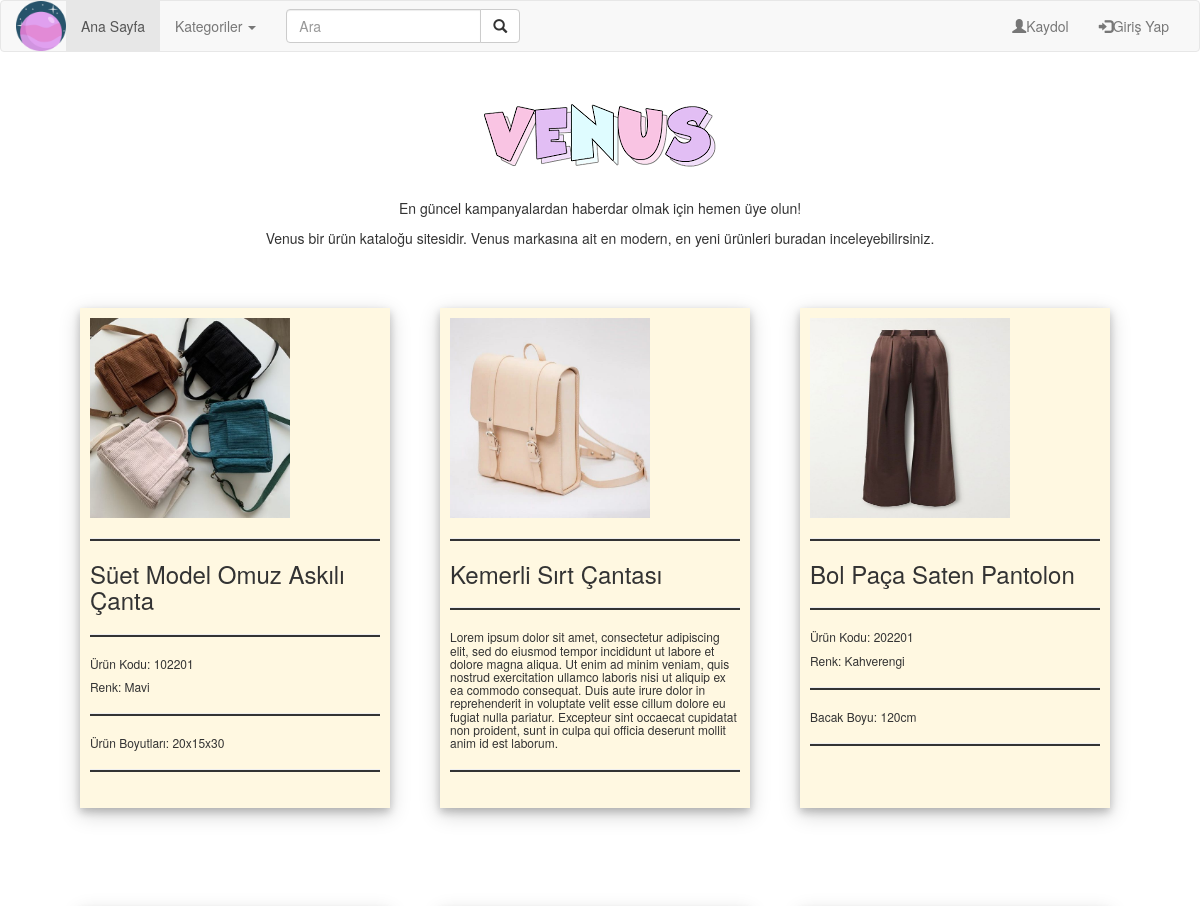
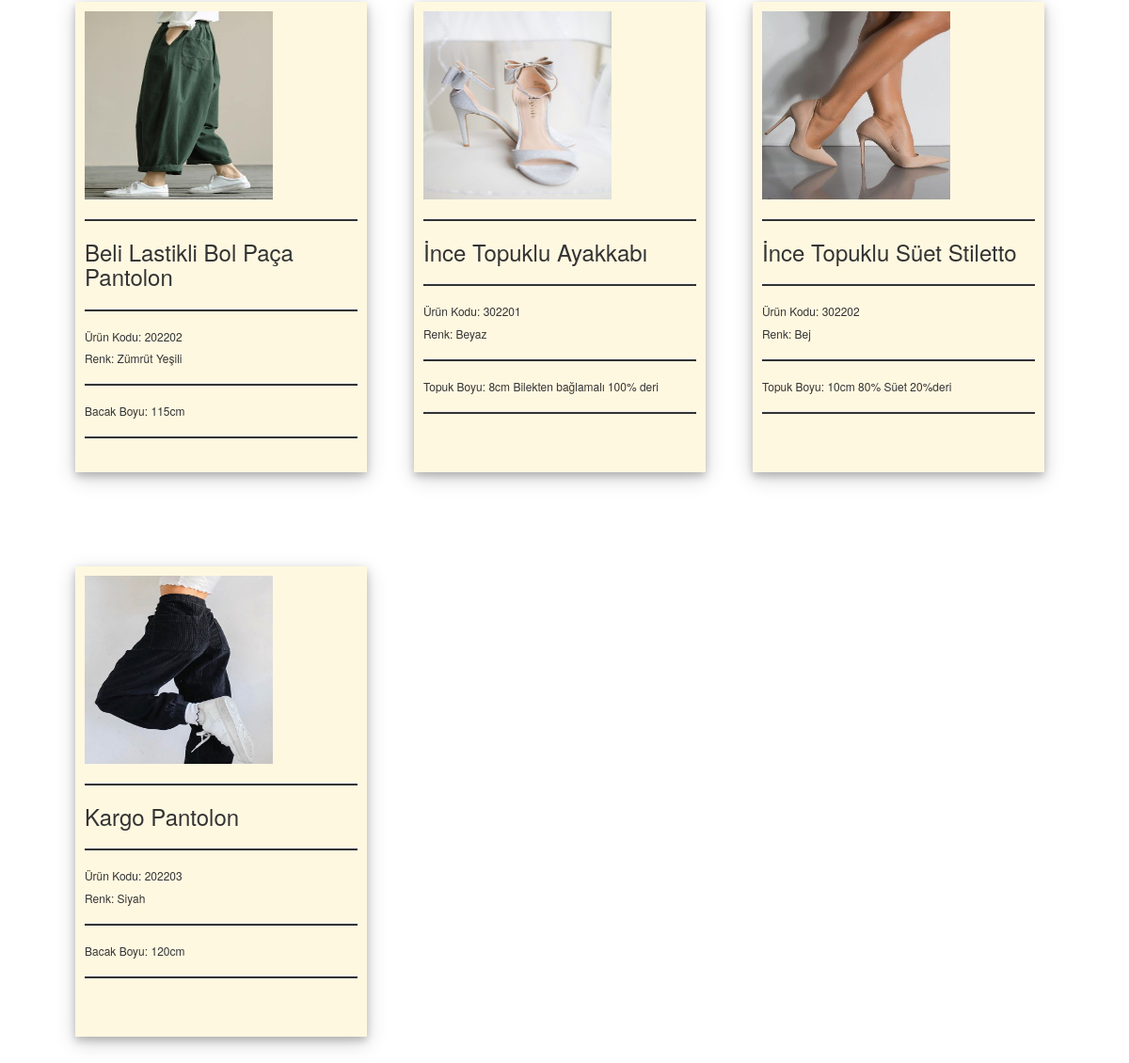
The page / on the database its author committed (2 pictures, top to bottom).
### main.py (models this page shows)
class Products(db.Model):
    ID = db.Column(db.Integer,primary_key=True)
    Name = db.Column(db.String(100))
    Color = db.Column(db.String)
    Code = db.Column(db.String(100))
    CategoryID = db.Column(db.Integer)
    Description = db.Column(db.String)
    UpdateDate = db.Column(db.Date)
    CreatorID = db.Column(db.Integer)

class ProductPhotos(db.Model):
    ID = db.Column(db.Integer,primary_key=True)
    ImagePath = db.Column(db.String)
    ProductID = db.Column(db.Integer)
    UpdateDate = db.Column(db.Date)
    CreatorID = db.Column(db.Integer)

### main.py (the view)
@app.route("/")
def index():
    categories=Categories.query.all()
    productList = db.session.query(Products, ProductPhotos).join(Products, ProductPhotos.ProductID == Products.ID).order_by(Products.UpdateDate.desc()).all()
    if (productList == None):
        flash("Buralar ıssız. Ürünler en yakın zamanda yüklenecektir.","danger")
    else:
        return render_template("index.html", categories=categories, productList=productList)

### Templates/index.html
{% extends "layout.html" %}
{% block body %}
<div class="text-center">
    <img src="{{ url_for('static', filename='images/venus_text1.png') }}"/>
    {% if session["logged_in"] %}
        <p>Hoşgeldin {{session["name"]}} {{session["surname"]}}</p>
    {% else %}
        <p>En güncel kampanyalardan haberdar olmak için hemen üye olun!</p>
    {% endif %}
    <p>Venus bir ürün kataloğu sitesidir. Venus markasına ait en modern, en yeni ürünleri buradan inceleyebilirsiniz.</p>
</div>
{% endblock body %}

### Templates/layout.html (shortened to what this page needs)
<!DOCTYPE html>
<html lang="en">
    <head>
        <link rel="stylesheet" href="https://cdn.jsdelivr.net/npm/bootstrap@3.4.1/dist/css/bootstrap.min.css">
    </head>
    <body>
        {% include "includes/navbar.html" %}
        <div class="container">
            {% block body %}
            {% endblock body %}
            <div class="card-deck">
                {% for prod in productList %}
                    <div class="card"  style="float:left; position: relative; width: 310px; height: 500px; padding: 10px; margin:50px 0px 50px 50px; background: #FFF8E1; box-shadow: 0 4px 8px 0 rgba(0, 0, 0, 0.2), 0 6px 20px 0 rgba(0, 0, 0, 0.19);">
                        <img src="{{prod.ProductPhotos.ImagePath}}" width="200" height="200"/>
                        <hr style="background:#333; height: 2px;">
                        {% if prod.Products.Name != "" %}
                            <div class="card-body">
                                <h3 class="card-title" >{{prod.Products.Name}}</h3>
                            </div>
                            <hr style="background:#333; height: 2px;">
                        {% endif %}
                        <div class="card-footer">
                            {% if prod.Products.Code != "" %}
                                <h6 class="card-title" >Ürün Kodu: {{prod.Products.Code}}</h6>
                            {% endif %}
                            {% if prod.Products.Color != "" %}
                                <h6 class="card-text">Renk: {{prod.Products.Color}}</h6>
                            {% endif %}
                        </div>
                        {% if prod.Products.Code != "" and prod.Products.Color != ""  %}
                            <hr style="background:#333; height: 2px;">
                        {% endif %}
                        <div class="card-footer">
                            {% if prod.Products.Description != "" %}
                                <h6 class="card-text">{{prod.Products.Description}}</h6>
                                <hr style="background:#333; height: 2px;">
                            {% endif %}
                        </div>
                    </div>
                {% endfor %}
            </div>
        </div>
    </body>
</html>

### rows shown on the page
Products: ProductPhotos.ImagePath (picture), Products.Name "Süet Model Omuz Askılı Çanta", Products.Code "102201", Products.Color "Mavi", Products.Description "Ürün Boyutları: 20x15x30"
Products: ProductPhotos.ImagePath (picture), Products.Name "Kemerli Sırt Çantası", Products.Description "Lorem ipsum dolor sit amet, consectetur adipiscing elit, sed do eiusmod tempor incididunt ut labore et dolore magna aliqua. Ut enim ad minim veniam, quis nostrud exercitation ullamco laboris nisi ut aliquip ex ea commodo consequat. Duis aute irure dolor in reprehenderit in voluptate velit esse cillum dolore eu fugiat nulla pariatur. Excepteur sint occaecat cupidatat non proident, sunt in culpa qui officia deserunt mollit anim id est laborum."
Products: ProductPhotos.ImagePath (picture), Products.Name "Bol Paça Saten Pantolon", Products.Code "202201", Products.Color "Kahverengi", Products.Description "Bacak Boyu: 120cm"
Products: ProductPhotos.ImagePath (picture), Products.Name "Beli Lastikli Bol Paça Pantolon", Products.Code "202202", Products.Color "Zümrüt Yeşili", Products.Description "Bacak Boyu: 115cm"
Products: ProductPhotos.ImagePath (picture), Products.Name "İnce Topuklu Ayakkabı", Products.Code "302201", Products.Color "Beyaz", Products.Description "Topuk Boyu: 8cm Bilekten bağlamalı 100% deri"
Products: ProductPhotos.ImagePath (picture), Products.Name "İnce Topuklu Süet Stiletto", Products.Code "302202", Products.Color "Bej", Products.Description "Topuk Boyu: 10cm 80% Süet 20%deri"
Products: ProductPhotos.ImagePath (picture), Products.Name "Kargo Pantolon", Products.Code "202203", Products.Color "Siyah", Products.Description "Bacak Boyu: 120cm"
